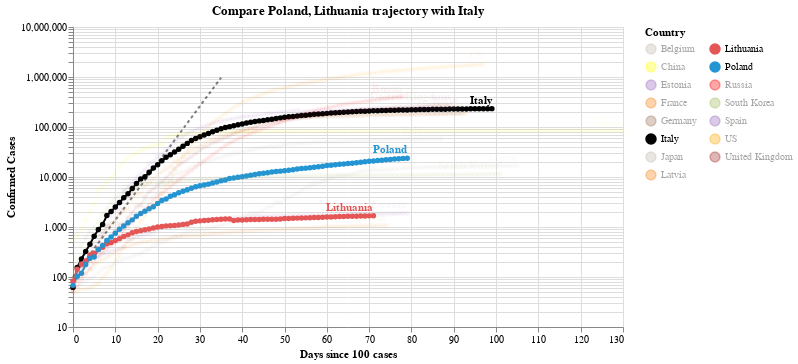

The notebook cell saved with this chart:
### Code cell
#hide_input
chart2 = make_since_chart(dff2, ['Poland', 'Lithuania'], baseline_countries)
chart2

### Figure 1 — Vega-Lite specification as saved in the notebook (floating-point values rounded to 4 significant figures; data arrays with more than 128 entries replaced by an {"elided": "..."} marker saying what was removed)
{"config": {"view": {"continuousWidth": 400, "continuousHeight": 300}}, "layer": [{"data": {"name": "data-628230001892d6798b50651be41d1b3e"}, "mark": {"type": "line", "color": "black", "opacity": 0.5, "strokeDash": [3, 3]}, "encoding": {"x": {"type": "quantitative", "field": "Days since 100 cases"}, "y": {"type": "quantitative", "field": "Confirmed Cases"}}}, {"data": {"name": "data-6a7443ff9da9454cacd4e482d2511f37"}, "mark": {"type": "line", "point": true}, "encoding": {"color": {"type": "nominal", "field": "Country", "legend": {"columns": 2}, "scale": {"domain": ["Belgium", "China", "Estonia", "France", "Germany", "Italy", "Japan", "Latvia", "Lithuania", "Poland", "Russia", "South Korea", "Spain", "US", "United Kingdom"], "range": ["#C1B7AD", "yellow", "#9467bd", "#F58518", "#9D755D", "black", "#C1B7AD", "#F58518", "#E45756", "#2495D3", "red", "#A1BA59", "#9467bd", "orange", "brown"]}}, "opacity": {"condition": {"value": 1, "selection": "selector004"}, "value": 0.05}, "tooltip": [{"type": "nominal", "field": "Country"}, {"type": "temporal", "field": "Date"}, {"type": "quantitative", "field": "Confirmed Cases"}, {"type": "quantitative", "field": "Days since 100 cases"}], "x": {"type": "quantitative", "field": "Days since 100 cases"}, "y": {"type": "quantitative", "field": "Confirmed Cases", "scale": {"type": "log"}}}, "selection": {"selector004": {"type": "multi", "fields": ["Country"], "bind": "legend", "init": [{"Country": "Poland"}, {"Country": "Lithuania"}, {"Country": "Italy"}]}}, "width": 550}, {"data": {"name": "data-6a7443ff9da9454cacd4e482d2511f37"}, "mark": {"type": "text", "align": "right", "dy": -8, "fontWeight": "bold"}, "encoding": {"color": {"type": "nominal", "field": "Country", "legend": {"columns": 2}, "scale": {"domain": ["Belgium", "China", "Estonia", "France", "Germany", "Italy", "Japan", "Latvia", "Lithuania", "Poland", "Russia", "South Korea", "Spain", "US", "United Kingdom"], "range": ["#C1B7AD", "yellow", "#9467bd", "#F58518", "#9D755D", "black", "#C1B7AD", "#F58518", "#E45756", "#2495D3", "red", "#A1BA59", "#9467bd", "orange", "brown"]}}, "opacity": {"condition": {"value": 1, "selection": "selector004"}, "value": 0.05}, "text": {"type": "nominal", "field": "Country"}, "tooltip": [{"type": "nominal", "field": "Country"}, {"type": "temporal", "field": "Date"}, {"type": "quantitative", "field": "Confirmed Cases"}, {"type": "quantitative", "field": "Days since 100 cases"}], "x": {"type": "quantitative", "field": "Days since 100 cases"}, "y": {"type": "quantitative", "field": "Confirmed Cases", "scale": {"type": "log"}}}, "transform": [{"filter": "(datum['Date'] >= 1590883200000)"}], "width": 550}], "title": "Compare Poland, Lithuania trajectory with Italy", "$schema": "https://vega.github.io/schema/vega-lite/v4.0.2.json", "datasets": {"data-628230001892d6798b50651be41d1b3e": [{"Days since 100 cases": 0, "Confirmed Cases": 100.0}, {"Days since 100 cases": 1, "Confirmed Cases": 130.0}, {"Days since 100 cases": 2, "Confirmed Cases": 169.0}, {"Days since 100 cases": 3, "Confirmed Cases": 219.7}, {"Days since 100 cases": 4, "Confirmed Cases": 285.6}, {"Days since 100 cases": 5, "Confirmed Cases": 371.3}, {"Days since 100 cases": 6, "Confirmed Cases": 482.7}, {"Days since 100 cases": 7, "Confirmed Cases": 627.5}, {"Days since 100 cases": 8, "Confirmed Cases": 815.7}, {"Days since 100 cases": 9, "Confirmed Cases": 1060.0}, {"Days since 100 cases": 10, "Confirmed Cases": 1379.0}, {"Days since 100 cases": 11, "Confirmed Cases": 1792.0}, {"Days since 100 cases": 12, "Confirmed Cases": 2330.0}, {"Days since 100 cases": 13, "Confirmed Cases": 3029.0}, {"Days since 100 cases": 14, "Confirmed Cases": 3937.0}, {"Days since 100 cases": 15, "Confirmed Cases": 5119.0}, {"Days since 100 cases": 16, "Confirmed Cases": 6654.0}, {"Days since 100 cases": 17, "Confirmed Cases": 8650.0}, {"Days since 100 cases": 18, "Confirmed Cases": 11250.0}, {"Days since 100 cases": 19, "Confirmed Cases": 14620.0}, {"Days since 100 cases": 20, "Confirmed Cases": 19000.0}, {"Days since 100 cases": 21, "Confirmed Cases": 24710.0}, {"Days since 100 cases": 22, "Confirmed Cases": 32120.0}, {"Days since 100 cases": 23, "Confirmed Cases": 41750.0}, {"Days since 100 cases": 24, "Confirmed Cases": 54280.0}, {"Days since 100 cases": 25, "Confirmed Cases": 70560.0}, {"Days since 100 cases": 26, "Confirmed Cases": 91730.0}, {"Days since 100 cases": 27, "Confirmed Cases": 119300.0}, {"Days since 100 cases": 28, "Confirmed Cases": 155000.0}, {"Days since 100 cases": 29, "Confirmed Cases": 201500.0}, {"Days since 100 cases": 30, "Confirmed Cases": 262000.0}, {"Days since 100 cases": 31, "Confirmed Cases": 340600.0}, {"Days since 100 cases": 32, "Confirmed Cases": 442800.0}, {"Days since 100 cases": 33, "Confirmed Cases": 575600.0}, {"Days since 100 cases": 34, "Confirmed Cases": 748300.0}, {"Days since 100 cases": 35, "Confirmed Cases": 972800.0}], "data-6a7443ff9da9454cacd4e482d2511f37": {"elided": "1380 records"}}}
